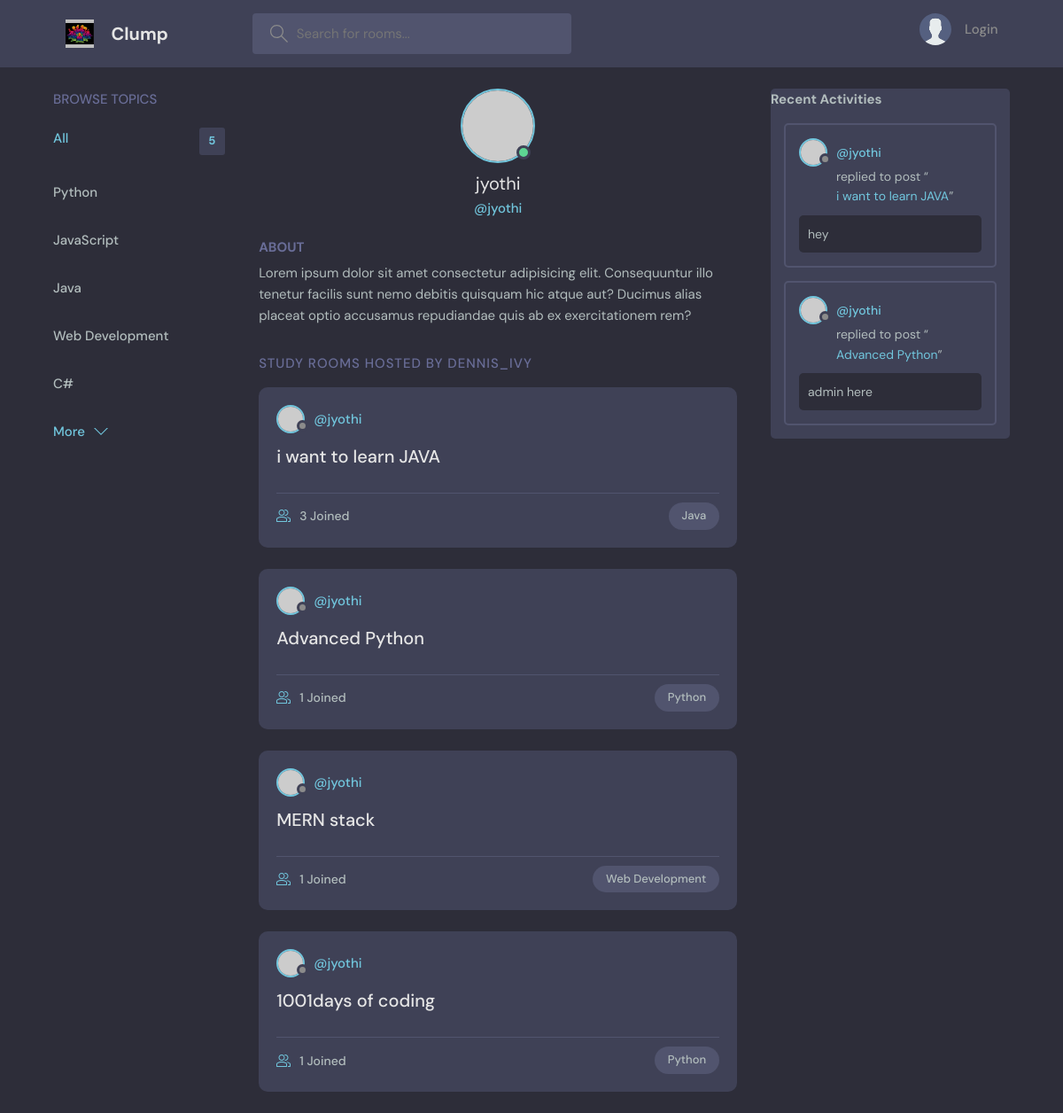
Page /profile/1/ on the committed database.
### base/models.py (models this page shows, shortened)
class Topic(models.Model):
    name=models.CharField(max_length=200)

class Room(models.Model):
    host=models.ForeignKey(User,on_delete=models.SET_NULL,null=True)
    topic=models.ForeignKey(Topic,on_delete=models.SET_NULL,null=True)
    name=models.CharField(max_length=200)
    description= models.TextField(null=True,blank=True) # It can be Null
    participants=models.ManyToManyField(User,related_name='participants',blank=True)
    update = models.DateTimeField(auto_now=True)
    created=models.DateTimeField(auto_now_add=True)
    class Meta:
        ordering=['-update','-created']
    def __str__(self): # The __str__ function is used add a string representation of a model's object
        return self.name

class Message(models.Model):
    user = models.ForeignKey(User,on_delete=models.CASCADE)
    room=models.ForeignKey(Room,on_delete=models.CASCADE)
    body=models.TextField()
    update = models.DateTimeField(auto_now=True)
    created=models.DateTimeField(auto_now_add=True)
    class Meta:
        ordering=['-update','-created']

### base/views.py (the view)
# urls.py: path("profile/<str:pk>/",views.userProfile,name='user-profile'),
def userProfile(request,pk):
    user=User.objects.get(id=pk)
    rooms=user.room_set.all()
    room_messages =user.message_set.all()
    topics=Topic.objects.all()
    context={'user':user,'rooms':rooms,'room_messages':room_messages,'topics':topics}
    return render(request,'base/profile.html',context)

### base/templates/base/profile.html (shortened to what this page needs)
{% extends 'main.html' %}
{% block content %}
<main class="profile-page layout layout--3">
  <div class="container">
    {% include 'base/topic_component.html' %}
    <div class="roomList">
      <div class="profile">
        <div class="profile__avatar">
          <div class="avatar avatar--large active">
            <img src="https://randomuser.me/api/portraits/men/11.jpg" />
          </div>
        </div>
        <div class="profile__info">
          <h3>{{user.username}}</h3>
          <p>@{{user.username}}</p>
        </div>
        <div class="profile__about">
          <h3>About</h3>
          <p>
            Lorem ipsum dolor sit amet consectetur adipisicing elit. Consequuntur illo tenetur
            facilis sunt nemo debitis quisquam hic atque aut? Ducimus alias placeat optio
            accusamus repudiandae quis ab ex exercitationem rem?
          </p>
        </div>
      </div>
      <div class="roomList__header">
        <div>
          <h2>Study Rooms Hosted by dennis_ivy</a>
          </h2>
        </div>
      </div>
      {% include 'base/feed_component.html' %}
    </div>
    {% include 'base/activity_component.html' %}
  </div>
</main>
{% endblock content %}

### templates/main.html (shortened to what this page needs)
<!DOCTYPE html>
{% load static %}
<html lang="en">
  <head>
    <link rel="stylesheet" href="{% static 'styles/style.css' %}" />
  </head>
  <body>
    {% include 'navbar.html' %}
    {% block content %}
    {% endblock  %}
  </body>
</html>

### templates/navbar.html (shortened to what this page needs)
{% load static %}
<header class="header header--loggedIn">
    <div class="container">
      <a href="{% url 'home' %}" class="header__logo">
        <img src="{% static 'images/logoo.jpeg' %}" />
        <h1>Clump</h1>
      </a>
      <form class="header__search",method="GET" action="{% url 'home' %}">
        <label>
          <input name ="q" placeholder="Search for rooms..." />
        </label>
      </form>
      <nav class="header__menu">
        {% if request.user.is_authenticated %}
        <div class="header__user">
          <a href="{% url 'update-user' %}">
            <div class="avatar avatar--medium active">
              <img src="https://randomuser.me/api/portraits/men/37.jpg" />
            </div>
            <p>{{request.user.username}} <span>@{{request.user.username}}</span></p>
          </a>
          <button class="dropdown-button">
            <svg version="1.1" xmlns="http://www.w3.org/2000/svg" width="32" height="32" viewBox="0 0 32 32">
              <title>chevron-down</title>
              <path d="M16 21l-13-13h-3l16 16 16-16h-3l-13 13z"></path>
            </svg>
          </button>
        </div>
        {% else %}
        <a href="{% url 'login' %}">
          <img src="./assets/avatar.svg" />
          <p>Login</p>
        </a>
        {% endif %}
      </nav>
    </div>
  </header>

### base/templates/base/topic_component.html
<div class="topics">
    <div class="topics__header">
      <h2>Browse Topics</h2>
    </div>
    <ul class="topics__list">
      <li>
        <a href="{% url 'home' %}" class="active">All <span>{{topics.count}}</span></a>
      </li>
      {% for topic in topics %}
      <li>
        <a href="{% url 'home' %}?q={{topic.name}}">{{topic.name}}</a>
      </li>
      {% endfor %}
    </ul>
    <button class="btn btn--link" href="/">
      More
      <svg version="1.1" xmlns="http://www.w3.org/2000/svg" width="32" height="32" viewBox="0 0 32 32">
        <title>chevron-down</title>
        <path d="M16 21l-13-13h-3l16 16 16-16h-3l-13 13z"></path>
      </svg>
    </button>
  </div>

### base/templates/base/feed_component.html (shortened to what this page needs)
{% for room in rooms %}
<div class="roomListRoom">
    <div class="roomListRoom__header">
      <a href="{url user-profile room.host.id %}" class="roomListRoom__author">
        <div class="avatar avatar--small">
          <img src="https://randomuser.me/api/portraits/women/11.jpg" />
        </div>
        <span>@{{room.host.username}}</span>
      </a>
    </div>
    <div class="roomListRoom__content">
      <a href="{% url 'room' room.id %}">{{room.name}}</a>
    </div>
    <div class="roomListRoom__meta">
      <a href="{% url 'room' room.id %}" class="roomListRoom__joined">
        {{room.participants.all.count}} Joined
      </a>
      <p class="roomListRoom__topic">{{room.topic.name}}</p>
    </div>
  </div>
{% endfor %}

### base/templates/base/activity_component.html (shortened to what this page needs)
<div class="activities">
    <div class="activities_header">
      <h2>Recent Activities</h2>
    </div>
    {% for message in room_messages %}
    <div class="activities__box">
      <div class="activities__boxHeader roomListRoom__header">
        <a href="{%  url 'user-profile' message.user.id %}" class="roomListRoom__author">
          <div class="avatar avatar--small">
            <img src="https://randomuser.me/api/portraits/women/11.jpg" />
          </div>
          <p>
            @{{message.user}}
          </p>
        </a>
      </div>
      <div class="activities__boxContent">
        <p>replied to post “<a href="{% url 'room' message.room.id %}">{{message.room}}</a>”</p>
        <div class="activities__boxRoomContent">
          {{message.body}}
        </div>
      </div>
    </div>
    {% endfor %}
</div>

### rows in the picture
Topic: name "Python"
Topic: name "JavaScript"
Topic: name "Java"
Topic: name "Web Development"
Topic: name "C#"
Room: host.username "jyothi", name "i want to learn JAVA", participants.all.count "3", topic.name "Java"
Room: host.username "jyothi", name "Advanced Python", participants.all.count "1", topic.name "Python"
Room: host.username "jyothi", name "MERN stack", participants.all.count "1", topic.name "Web Development"
Room: host.username "jyothi", name "1001days of coding", participants.all.count "1", topic.name "Python"
Message: user "jyothi", room "i want to learn JAVA", body "hey"
Message: user "jyothi", room "Advanced Python", body "admin here"

### other values in the picture
{{ topics.count }} "5"
{{ user.username }} "jyothi"
